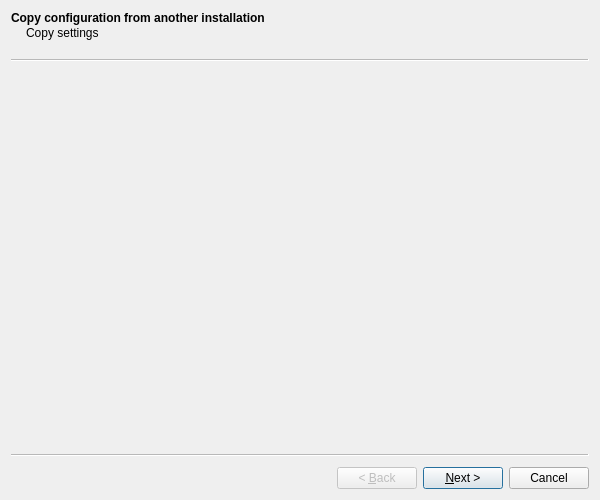
<?xml version="1.0" encoding="UTF-8"?>
<ui version="4.0">
 <class>CConfigurationWizard</class>
 <widget class="QWizard" name="CConfigurationWizard">
  <property name="geometry">
   <rect>
    <x>0</x>
    <y>0</y>
    <width>600</width>
    <height>500</height>
   </rect>
  </property>
  <property name="minimumSize">
   <size>
    <width>500</width>
    <height>500</height>
   </size>
  </property>
  <property name="windowTitle">
   <string>swift configuration wizard</string>
  </property>
  <property name="modal">
   <bool>true</bool>
  </property>
  <property name="wizardStyle">
   <enum>QWizard::ClassicStyle</enum>
  </property>
  <widget class="BlackGui::Components::CCopyConfigurationWizardPage" name="wp_CopySettings">
   <property name="title">
    <string>Copy configuration from another installation</string>
   </property>
   <property name="subTitle">
    <string>Copy settings</string>
   </property>
   <layout class="QVBoxLayout" name="vl_CopySettings">
    <property name="leftMargin">
     <number>4</number>
    </property>
    <property name="topMargin">
     <number>4</number>
    </property>
    <property name="rightMargin">
     <number>4</number>
    </property>
    <property name="bottomMargin">
     <number>4</number>
    </property>
    <item>
     <widget class="BlackGui::Components::CCopyConfigurationComponent" name="comp_CopySettings">
      <property name="minimumSize">
       <size>
        <width>0</width>
        <height>100</height>
       </size>
      </property>
     </widget>
    </item>
   </layout>
  </widget>
  <widget class="BlackGui::Components::CCopyConfigurationWizardPage" name="wp_CopyCaches">
   <property name="title">
    <string>Copy configuration from another installation</string>
   </property>
   <property name="subTitle">
    <string>Cache data</string>
   </property>
   <layout class="QVBoxLayout" name="vl_CopyCaches">
    <property name="leftMargin">
     <number>4</number>
    </property>
    <property name="topMargin">
     <number>4</number>
    </property>
    <property name="rightMargin">
     <number>4</number>
    </property>
    <property name="bottomMargin">
     <number>4</number>
    </property>
    <item>
     <widget class="BlackGui::Components::CCopyConfigurationComponent" name="comp_CopyCaches">
      <property name="minimumSize">
       <size>
        <width>0</width>
        <height>100</height>
       </size>
      </property>
      <property name="frameShape">
       <enum>QFrame::StyledPanel</enum>
      </property>
      <property name="frameShadow">
       <enum>QFrame::Raised</enum>
      </property>
     </widget>
    </item>
   </layout>
  </widget>
  <widget class="BlackGui::Components::CConfigSimulatorWizardPage" name="wp_Simulator">
   <property name="title">
    <string>Simulator</string>
   </property>
   <property name="subTitle">
    <string>Simulator(s) you are using</string>
   </property>
   <layout class="QVBoxLayout" name="vl_SimulatorSetup">
    <property name="leftMargin">
     <number>4</number>
    </property>
    <property name="topMargin">
     <number>4</number>
    </property>
    <property name="rightMargin">
     <number>4</number>
    </property>
    <property name="bottomMargin">
     <number>4</number>
    </property>
    <item>
     <widget class="BlackGui::Components::CConfigSimulatorComponent" name="comp_Simulator">
      <property name="frameShape">
       <enum>QFrame::StyledPanel</enum>
      </property>
      <property name="frameShadow">
       <enum>QFrame::Raised</enum>
      </property>
     </widget>
    </item>
   </layout>
  </widget>
  <widget class="BlackGui::Components::CInitialDataLoadWizardPage" name="wp_DataLoad">
   <layout class="QVBoxLayout" name="vl_DataLoad">
    <property name="leftMargin">
     <number>4</number>
    </property>
    <property name="topMargin">
     <number>4</number>
    </property>
    <property name="rightMargin">
     <number>4</number>
    </property>
    <property name="bottomMargin">
     <number>4</number>
    </property>
    <item>
     <widget class="BlackGui::Components::CInitialDataLoadComponent" name="comp_DataLoad">
      <property name="frameShape">
       <enum>QFrame::StyledPanel</enum>
      </property>
      <property name="frameShadow">
       <enum>QFrame::Raised</enum>
      </property>
     </widget>
    </item>
   </layout>
  </widget>
 </widget>
 <customwidgets>
  <customwidget>
   <class>BlackGui::Components::CCopyConfigurationComponent</class>
   <extends>QFrame</extends>
   <header>blackgui/components/copyconfigurationcomponent.h</header>
   <container>1</container>
  </customwidget>
  <customwidget>
   <class>BlackGui::Components::CConfigSimulatorComponent</class>
   <extends>QFrame</extends>
   <header>blackgui/components/configsimulatorcomponent.h</header>
   <container>1</container>
  </customwidget>
  <customwidget>
   <class>BlackGui::Components::CConfigSimulatorWizardPage</class>
   <extends>QWizardPage</extends>
   <header>blackgui/components/configsimulatorcomponent.h</header>
   <container>1</container>
  </customwidget>
  <customwidget>
   <class>BlackGui::Components::CCopyConfigurationWizardPage</class>
   <extends>QWizardPage</extends>
   <header>blackgui/components/copyconfigurationcomponent.h</header>
   <container>1</container>
  </customwidget>
  <customwidget>
   <class>BlackGui::Components::CInitialDataLoadWizardPage</class>
   <extends>QWizardPage</extends>
   <header>blackgui/components/initialdataloadcomponent.h</header>
   <container>1</container>
  </customwidget>
  <customwidget>
   <class>BlackGui::Components::CInitialDataLoadComponent</class>
   <extends>QFrame</extends>
   <header>blackgui/components/initialdataloadcomponent.h</header>
   <container>1</container>
  </customwidget>
 </customwidgets>
 <resources/>
 <connections/>
</ui>
